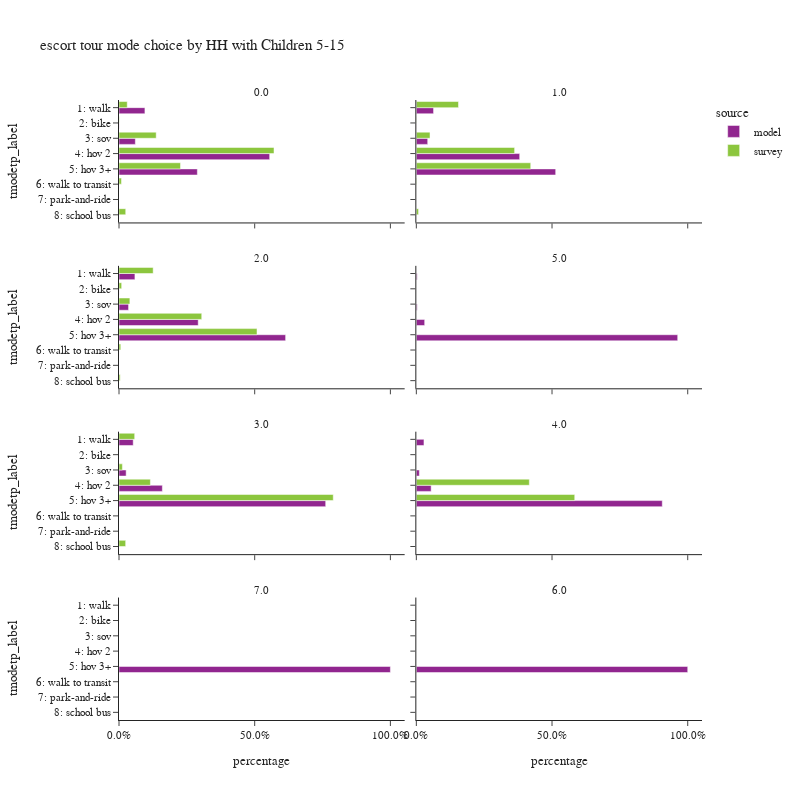

Source (notebook cell):
### Code cell
plot_mode_choice(es_tour,
                 "hh515",
                 {
                  "tmodetp_label":["1: walk","2: bike","3: sov","4: hov 2","5: hov 3+","6: walk to transit",
                                   "7: park-and-ride","8: school bus","9: other–survey only"]},
                 "HH with Children 5-15",2,800)

### Figure 1 — Plotly figure (JSON) as saved in the notebook; plotly's stock layout.template omitted (floating-point values rounded to 4 significant figures)
{"data": [{"alignmentgroup": "True", "customdata": [[3070], [15], [1934], [17842], [9279]], "hovertemplate": "source=model<br>hh515=0.0<br>percentage=%{x}<br>tmodetp_label=%{y}<br>sample count=%{customdata[0]}<extra></extra>", "legendgroup": "model", "marker": {"color": "#91268F", "pattern": {"shape": ""}}, "name": "model", "offsetgroup": "model", "orientation": "h", "showlegend": true, "textposition": "auto", "type": "bar", "x": [0.09552, 0.0004667, 0.06017, 0.5551, 0.2887], "xaxis": "x7", "y": ["1: walk", "2: bike", "3: sov", "4: hov 2", "5: hov 3+"], "yaxis": "y7"}, {"alignmentgroup": "True", "customdata": [[1480], [8], [977], [8881], [11974]], "hovertemplate": "source=model<br>hh515=1.0<br>percentage=%{x}<br>tmodetp_label=%{y}<br>sample count=%{customdata[0]}<extra></extra>", "legendgroup": "model", "marker": {"color": "#91268F", "pattern": {"shape": ""}}, "name": "model", "offsetgroup": "model", "orientation": "h", "showlegend": false, "textposition": "auto", "type": "bar", "x": [0.06346, 0.0003431, 0.0419, 0.3808, 0.5135], "xaxis": "x8", "y": ["1: walk", "2: bike", "3: sov", "4: hov 2", "5: hov 3+"], "yaxis": "y8"}, {"alignmentgroup": "True", "customdata": [[854], [4], [513], [4250], [8940]], "hovertemplate": "source=model<br>hh515=2.0<br>percentage=%{x}<br>tmodetp_label=%{y}<br>sample count=%{customdata[0]}<extra></extra>", "legendgroup": "model", "marker": {"color": "#91268F", "pattern": {"shape": ""}}, "name": "model", "offsetgroup": "model", "orientation": "h", "showlegend": false, "textposition": "auto", "type": "bar", "x": [0.05865, 0.0002747, 0.03523, 0.2919, 0.614], "xaxis": "x5", "y": ["1: walk", "2: bike", "3: sov", "4: hov 2", "5: hov 3+"], "yaxis": "y5"}, {"alignmentgroup": "True", "customdata": [[1], [1], [10], [313]], "hovertemplate": "source=model<br>hh515=5.0<br>percentage=%{x}<br>tmodetp_label=%{y}<br>sample count=%{customdata[0]}<extra></extra>", "legendgroup": "model", "marker": {"color": "#91268F", "pattern": {"shape": ""}}, "name": "model", "offsetgroup": "model", "orientation": "h", "showlegend": false, "textposition": "auto", "type": "bar", "x": [0.003077, 0.003077, 0.03077, 0.9631], "xaxis": "x6", "y": ["1: walk", "3: sov", "4: hov 2", "5: hov 3+"], "yaxis": "y6"}, {"alignmentgroup": "True", "customdata": [[195], [98], [595], [2837]], "hovertemplate": "source=model<br>hh515=3.0<br>percentage=%{x}<br>tmodetp_label=%{y}<br>sample count=%{customdata[0]}<extra></extra>", "legendgroup": "model", "marker": {"color": "#91268F", "pattern": {"shape": ""}}, "name": "model", "offsetgroup": "model", "orientation": "h", "showlegend": false, "textposition": "auto", "type": "bar", "x": [0.05235, 0.02631, 0.1597, 0.7616], "xaxis": "x3", "y": ["1: walk", "3: sov", "4: hov 2", "5: hov 3+"], "yaxis": "y3"}, {"alignmentgroup": "True", "customdata": [[33], [13], [64], [1063]], "hovertemplate": "source=model<br>hh515=4.0<br>percentage=%{x}<br>tmodetp_label=%{y}<br>sample count=%{customdata[0]}<extra></extra>", "legendgroup": "model", "marker": {"color": "#91268F", "pattern": {"shape": ""}}, "name": "model", "offsetgroup": "model", "orientation": "h", "showlegend": false, "textposition": "auto", "type": "bar", "x": [0.02813, 0.01108, 0.05456, 0.9062], "xaxis": "x4", "y": ["1: walk", "3: sov", "4: hov 2", "5: hov 3+"], "yaxis": "y4"}, {"alignmentgroup": "True", "customdata": [[11]], "hovertemplate": "source=model<br>hh515=7.0<br>percentage=%{x}<br>tmodetp_label=%{y}<br>sample count=%{customdata[0]}<extra></extra>", "legendgroup": "model", "marker": {"color": "#91268F", "pattern": {"shape": ""}}, "name": "model", "offsetgroup": "model", "orientation": "h", "showlegend": false, "textposition": "auto", "type": "bar", "x": [1.0], "xaxis": "x", "y": ["5: hov 3+"], "yaxis": "y"}, {"alignmentgroup": "True", "customdata": [[253]], "hovertemplate": "source=model<br>hh515=6.0<br>percentage=%{x}<br>tmodetp_label=%{y}<br>sample count=%{customdata[0]}<extra></extra>", "legendgroup": "model", "marker": {"color": "#91268F", "pattern": {"shape": ""}}, "name": "model", "offsetgroup": "model", "orientation": "h", "showlegend": false, "textposition": "auto", "type": "bar", "x": [1.0], "xaxis": "x2", "y": ["5: hov 3+"], "yaxis": "y2"}, {"alignmentgroup": "True", "customdata": [[24], [6], [37], [172], [63], [8], [1]], "hovertemplate": "source=survey<br>hh515=0.0<br>percentage=%{x}<br>tmodetp_label=%{y}<br>sample count=%{customdata[0]}<extra></extra>", "legendgroup": "survey", "marker": {"color": "#8CC63E", "pattern": {"shape": ""}}, "name": "survey", "offsetgroup": "survey", "orientation": "h", "showlegend": true, "textposition": "auto", "type": "bar", "x": [0.03034, 0.001034, 0.137, 0.5712, 0.2266, 0.00901, 0.02478], "xaxis": "x7", "y": ["1: walk", "2: bike", "3: sov", "4: hov 2", "5: hov 3+", "6: walk to transit", "8: school bus"], "yaxis": "y7"}, {"alignmentgroup": "True", "customdata": [[33], [3], [8], [77], [64], [2], [1]], "hovertemplate": "source=survey<br>hh515=1.0<br>percentage=%{x}<br>tmodetp_label=%{y}<br>sample count=%{customdata[0]}<extra></extra>", "legendgroup": "survey", "marker": {"color": "#8CC63E", "pattern": {"shape": ""}}, "name": "survey", "offsetgroup": "survey", "orientation": "h", "showlegend": false, "textposition": "auto", "type": "bar", "x": [0.1554, 0.0008336, 0.0504, 0.3621, 0.4215, 0.001549, 0.008179], "xaxis": "x8", "y": ["1: walk", "2: bike", "3: sov", "4: hov 2", "5: hov 3+", "6: walk to transit", "8: school bus"], "yaxis": "y8"}, {"alignmentgroup": "True", "customdata": [[28], [1], [4], [51], [102], [3], [3]], "hovertemplate": "source=survey<br>hh515=2.0<br>percentage=%{x}<br>tmodetp_label=%{y}<br>sample count=%{customdata[0]}<extra></extra>", "legendgroup": "survey", "marker": {"color": "#8CC63E", "pattern": {"shape": ""}}, "name": "survey", "offsetgroup": "survey", "orientation": "h", "showlegend": false, "textposition": "auto", "type": "bar", "x": [0.1259, 0.009819, 0.04005, 0.3049, 0.5085, 0.006488, 0.004352], "xaxis": "x5", "y": ["1: walk", "2: bike", "3: sov", "4: hov 2", "5: hov 3+", "6: walk to transit", "8: school bus"], "yaxis": "y5"}, {"alignmentgroup": "True", "customdata": [[3], [1], [6], [27], [1]], "hovertemplate": "source=survey<br>hh515=3.0<br>percentage=%{x}<br>tmodetp_label=%{y}<br>sample count=%{customdata[0]}<extra></extra>", "legendgroup": "survey", "marker": {"color": "#8CC63E", "pattern": {"shape": ""}}, "name": "survey", "offsetgroup": "survey", "orientation": "h", "showlegend": false, "textposition": "auto", "type": "bar", "x": [0.05779, 0.01251, 0.1156, 0.7895, 0.02459], "xaxis": "x3", "y": ["1: walk", "3: sov", "4: hov 2", "5: hov 3+", "8: school bus"], "yaxis": "y3"}, {"alignmentgroup": "True", "customdata": [[4], [10]], "hovertemplate": "source=survey<br>hh515=4.0<br>percentage=%{x}<br>tmodetp_label=%{y}<br>sample count=%{customdata[0]}<extra></extra>", "legendgroup": "survey", "marker": {"color": "#8CC63E", "pattern": {"shape": ""}}, "name": "survey", "offsetgroup": "survey", "orientation": "h", "showlegend": false, "textposition": "auto", "type": "bar", "x": [0.4163, 0.5837], "xaxis": "x4", "y": ["4: hov 2", "5: hov 3+"], "yaxis": "y4"}], "layout": {"annotations": [{"font": {}, "showarrow": false, "text": "7.0", "x": 0.245, "xanchor": "center", "xref": "paper", "y": 0.1975, "yanchor": "bottom", "yref": "paper"}, {"font": {}, "showarrow": false, "text": "6.0", "x": 0.755, "xanchor": "center", "xref": "paper", "y": 0.1975, "yanchor": "bottom", "yref": "paper"}, {"font": {}, "showarrow": false, "text": "3.0", "x": 0.245, "xanchor": "center", "xref": "paper", "y": 0.465, "yanchor": "bottom", "yref": "paper"}, {"font": {}, "showarrow": false, "text": "4.0", "x": 0.755, "xanchor": "center", "xref": "paper", "y": 0.465, "yanchor": "bottom", "yref": "paper"}, {"font": {}, "showarrow": false, "text": "2.0", "x": 0.245, "xanchor": "center", "xref": "paper", "y": 0.7325, "yanchor": "bottom", "yref": "paper"}, {"font": {}, "showarrow": false, "text": "5.0", "x": 0.755, "xanchor": "center", "xref": "paper", "y": 0.7325, "yanchor": "bottom", "yref": "paper"}, {"font": {}, "showarrow": false, "text": "0.0", "x": 0.245, "xanchor": "center", "xref": "paper", "y": 1.0, "yanchor": "bottom", "yref": "paper"}, {"font": {}, "showarrow": false, "text": "1.0", "x": 0.755, "xanchor": "center", "xref": "paper", "y": 1.0, "yanchor": "bottom", "yref": "paper"}], "barmode": "group", "height": 800, "legend": {"title": {"text": "source"}, "tracegroupgap": 0}, "title": {"text": "escort tour mode choice by HH with Children 5-15"}, "width": 800, "xaxis": {"anchor": "y", "domain": [0.0, 0.49], "tickformat": ".1%", "title": {"text": "percentage"}}, "xaxis2": {"anchor": "y2", "domain": [0.51, 1.0], "matches": "x", "tickformat": ".1%", "title": {"text": "percentage"}}, "xaxis3": {"anchor": "y3", "domain": [0.0, 0.49], "matches": "x", "showticklabels": false, "tickformat": ".1%"}, "xaxis4": {"anchor": "y4", "domain": [0.51, 1.0], "matches": "x", "showticklabels": false, "tickformat": ".1%"}, "xaxis5": {"anchor": "y5", "domain": [0.0, 0.49], "matches": "x", "showticklabels": false, "tickformat": ".1%"}, "xaxis6": {"anchor": "y6", "domain": [0.51, 1.0], "matches": "x", "showticklabels": false, "tickformat": ".1%"}, "xaxis7": {"anchor": "y7", "domain": [0.0, 0.49], "matches": "x", "showticklabels": false, "tickformat": ".1%"}, "xaxis8": {"anchor": "y8", "domain": [0.51, 1.0], "matches": "x", "showticklabels": false, "tickformat": ".1%"}, "yaxis": {"anchor": "x", "categoryarray": ["9: other–survey only", "8: school bus", "7: park-and-ride", "6: walk to transit", "5: hov 3+", "4: hov 2", "3: sov", "2: bike", "1: walk"], "categoryorder": "array", "domain": [0.0, 0.1975], "title": {"text": "tmodetp_label"}}, "yaxis2": {"anchor": "x2", "domain": [0.0, 0.1975], "matches": "y", "showticklabels": false}, "yaxis3": {"anchor": "x3", "categoryarray": ["9: other–survey only", "8: school bus", "7: park-and-ride", "6: walk to transit", "5: hov 3+", "4: hov 2", "3: sov", "2: bike", "1: walk"], "categoryorder": "array", "domain": [0.2675, 0.465], "matches": "y", "title": {"text": "tmodetp_label"}}, "yaxis4": {"anchor": "x4", "domain": [0.2675, 0.465], "matches": "y", "showticklabels": false}, "yaxis5": {"anchor": "x5", "categoryarray": ["9: other–survey only", "8: school bus", "7: park-and-ride", "6: walk to transit", "5: hov 3+", "4: hov 2", "3: sov", "2: bike", "1: walk"], "categoryorder": "array", "domain": [0.535, 0.7325], "matches": "y", "title": {"text": "tmodetp_label"}}, "yaxis6": {"anchor": "x6", "domain": [0.535, 0.7325], "matches": "y", "showticklabels": false}, "yaxis7": {"anchor": "x7", "categoryarray": ["9: other–survey only", "8: school bus", "7: park-and-ride", "6: walk to transit", "5: hov 3+", "4: hov 2", "3: sov", "2: bike", "1: walk"], "categoryorder": "array", "domain": [0.8025, 1.0], "matches": "y", "title": {"text": "tmodetp_label"}}, "yaxis8": {"anchor": "x8", "domain": [0.8025, 1.0], "matches": "y", "showticklabels": false}}}
